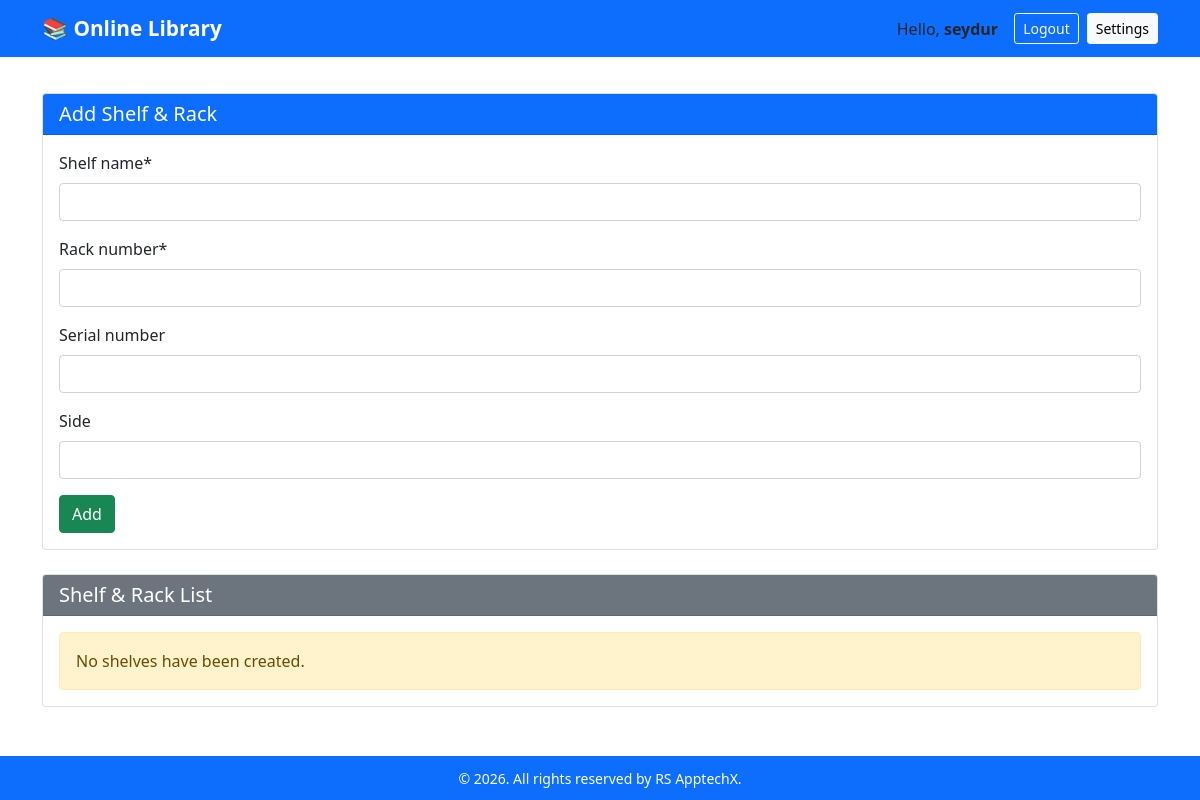
The app's page /self-rack/add/ (signed in), older data.
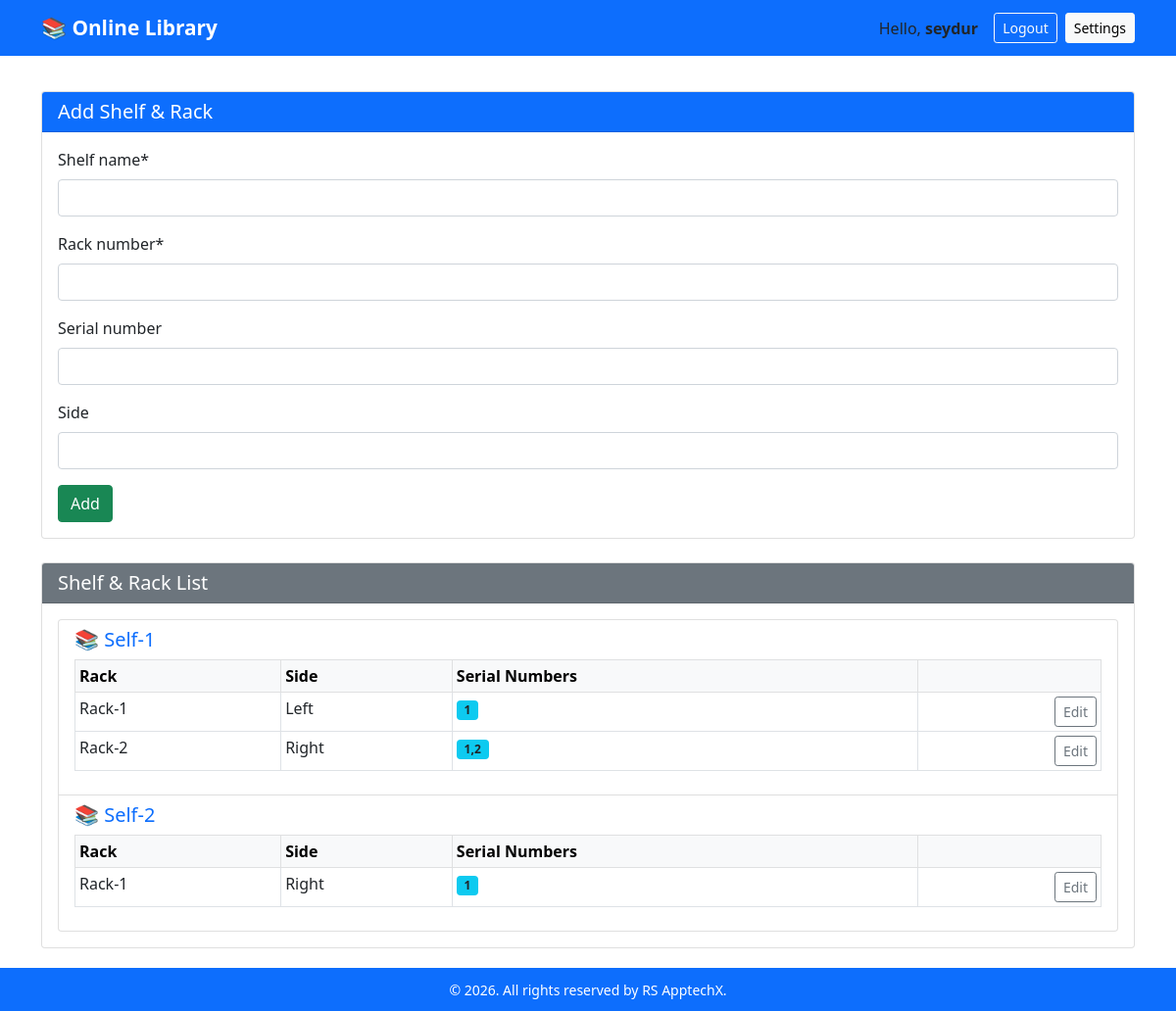
The same page, newer data.
### library/models.py (models this page shows, shortened)
class Shelf(models.Model):
    name = models.CharField(max_length=100, unique=True)
    class Meta:
        ordering = ["name"]
        verbose_name_plural = "Shelves"

class Rack(models.Model):
    shelf = models.ForeignKey(Shelf, related_name="racks", on_delete=models.CASCADE)
    rack_number = models.CharField(max_length=50)
    side_name = models.CharField(max_length=50, blank=True)
    class Meta:
        unique_together = ("shelf", "rack_number")
        ordering = ["rack_number"]

class Serial(models.Model):
    rack = models.ForeignKey(Rack, related_name="serials", on_delete=models.CASCADE)
    serial_number = models.CharField(max_length=50)
    class Meta:
        unique_together = ("rack", "serial_number")

### library/views.py (the view)
# urls.py: path("self-rack/add/", views.self_rack_add, name="self_rack_add"),
@user_passes_test(staff_check)
def self_rack_add(request):
    if request.method == "POST":
        form = SelfRackForm(request.POST)
        if form.is_valid():
            sname = form.cleaned_data["self_name"].strip()
            rnum = form.cleaned_data["rack_number"].strip()
            snum = form.cleaned_data.get("serial_number", "").strip()
            side = form.cleaned_data.get("side_name", "").strip()
            shelf, created_shelf = Shelf.objects.get_or_create(name=sname)
            rack, created_rack = Rack.objects.get_or_create(
                shelf=shelf, rack_number=rnum
            )
            if side:
                rack.side_name = side
                rack.save()
            created_serial = False
            if snum:
                parts = [
                    p.strip() for p in snum.replace("\n", ",").split(",") if p.strip()
                ]
                for part in parts:
                    serial_obj, created = Serial.objects.get_or_create(
                        rack=rack, serial_number=part
                    )
                    created_serial = created_serial or created
            messages.success(request, "Self & Rack added.")
            return redirect("library:self_rack_add")
    else:
        form = SelfRackForm()
    shelves = Shelf.objects.all().prefetch_related("racks__serials")
    return render(
        request,
        "library/self_rack_add.html",
        {
            "form": form,
            "shelves": shelves,
        },
    )

### library/forms.py
class SelfRackForm(forms.Form):
    self_name = forms.CharField(max_length=100, label="Shelf name")
    rack_number = forms.CharField(max_length=50, label="Rack number")
    serial_number = forms.CharField(
        max_length=50, label="Serial number", required=False
    )
    side_name = forms.CharField(max_length=50, label="Side", required=False)

### library/views.py (called while the page is built)
def staff_check(user):
    return user.is_active and user.is_staff

### library/templates/library/self_rack_add.html (shortened to what this page needs)
{% extends "library/base.html" %}
{% load crispy_forms_tags %}
{% block content %}
<div class="card mb-4">
  <div class="card-header bg-primary text-white">
    <h5 class="mb-0">Add Shelf & Rack</h5>
  </div>
  <div class="card-body">
    <form method="POST">
      {% csrf_token %} {{ form|crispy }}
      <button type="submit" class="btn btn-success">
         Add
      </button>
    </form>
  </div>
</div>
<div class="card">
  <div class="card-header bg-secondary text-white">
    <h5 class="mb-0">Shelf & Rack List</h5>
  </div>
  <div class="card-body">
    {% if shelves %}
    <ul class="list-group">
      {% for shelf in shelves %}
      <li class="list-group-item">
        <h5 class="text-primary">📚 {{ shelf.name }}</h5>
        {% if shelf.racks.exists %}
        <table class="table table-bordered table-sm mt-2">
          <thead class="table-light">
            <tr>
              <th>Rack</th>
              <th>Side</th>
              <th>Serial Numbers</th>
              <th></th>
            </tr>
          </thead>
          <tbody>
            {% for rack in shelf.racks.all %}
            <tr>
              <td>{{ rack.rack_number }}</td>
              <td>{{ rack.side_name|default:"-" }}</td>
              <td>
                {% if rack.serials.exists %} {% for serial in rack.serials.all %}
                <span class="badge bg-info text-dark"
                  >{{ serial.serial_number }}</span
                >
                {% endfor %} {% else %}
                <span class="text-muted">No Serial</span>
                {% endif %}
              </td>
              <td class="text-end">
                <a
                  href="{% url 'library:rack_edit' rack.pk %}"
                  class="btn btn-sm btn-outline-secondary"
                  >Edit</a
                >
              </td>
            </tr>
            {% endfor %}
          </tbody>
        </table>
        {% else %}
        <p class="text-muted">No racks available.</p>
        {% endif %}
      </li>
      {% endfor %}
    </ul>
    {% else %}
    <div class="alert alert-warning mb-0">No shelves have been created.</div>
    {% endif %}
  </div>
</div>
{% endblock %}

### library/templates/library/base.html (shortened to what this page needs)
{% load static %}
<!doctype html>
<html lang="en">
  <head>
    <link rel="stylesheet" href="{% static 'style.css' %}" />
    <link
      href="https://cdn.jsdelivr.net/npm/bootstrap@5.0.2/dist/css/bootstrap.min.css"
      rel="stylesheet"
    />
  </head>
  <body>
    <header>
      <nav class="navbar navbar-expand-lg navbar-dark bg-primary">
        <div class="container-md">
          <a class="navbar-brand" href="{% url 'library:book_list' %}">
            📚 Online Library
          </a>
          <div class="d-flex align-items-center">
            {% if user.is_authenticated %}
            <span class="me-3"
              >Hello, <strong>{{ user.username }}</strong></span
            >
            <form method="post" action="{% url 'library:logout' %}">
              <button class="btn btn-outline-light btn-sm" type="submit">
                Logout
              </button>
            </form>
            {% endif %}
            <button
              type="button"
              class="btn btn-light btn-sm ms-2"
              data-bs-toggle="modal"
              data-bs-target="#settingsModal"
            >
              Settings
            </button>
          </div>
        </div>
      </nav>
    </header>
    <main class="container">{% block content %}{% endblock %}</main>
    <footer>
      <small
        >&copy; {{ now|date:"Y" }} 2026. All rights reserved by RS
        ApptechX.</small
      >
    </footer>
  </body>
</html>

### library/static/style.css (style rules this page uses)
body { font-family: Arial, sans-serif; margin: 2rem; }
header { margin-bottom: 1rem; }
a { text-decoration: none; color: #d13beb; }
ul { list-style: none; padding-left: 0; }

### library/templates/library/base.html (style rules this page uses)
body { display: flex; flex-direction: column; min-height: 100vh; }
main { flex: 1; padding: 20px; }
footer { background: #0d6efd; color: white; text-align: center; padding: 10px 0; margin-top: auto; }
.navbar-brand { font-weight: bold; font-size: 1.3rem; }

Row changes from the older to the newer data that the page shows:
added Shelf: name "Self-1"
added Rack: rack_number "Rack-1", side_name "Left", shown under "Self-1"
added Serial: serial_number "1", shown under "Rack-1"
added Rack: rack_number "Rack-2", side_name "Right", shown under "Self-1"
added Serial: serial_number "1,2", shown under "Rack-2"
added Shelf: name "Self-2"
added Rack: rack_number "Rack-1", side_name "Right", shown under "Self-2"
added Serial: serial_number "1", shown under "Rack-1"
Text that changed along with them:
text no longer shown: "No shelves have been created."
